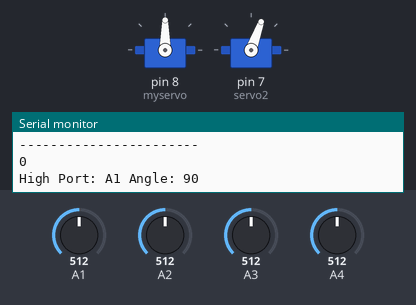
Bench run of a sketch on a simulated Arduino Uno, built with avr-gcc and run on an emulated ATmega328P. On the bench: 2 × servo, the last lines printed to the serial monitor. Inputs (shaded band) come from the test bench; at power-on: A3 = 512, A4 = 512, A1 = 512, A2 = 512.

Above: at 2.2 s.
2.3 s: A3 set to 527
At 4.56 s:
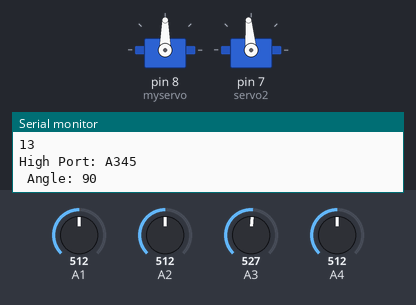
At 5.3 s:
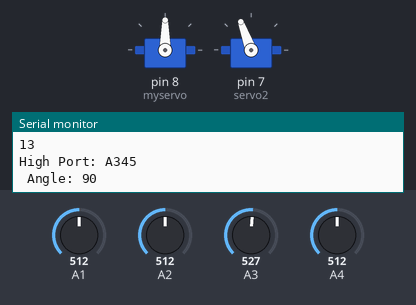
6.3 s: A4 set to 520
10.1 s: A4 set to 528
15.0 s: A1 set to 560
At 18.3 s:
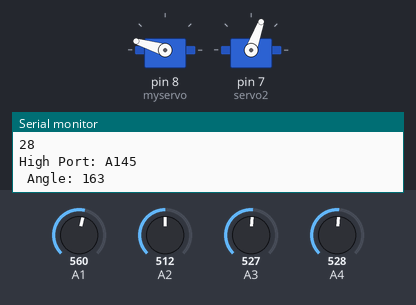
18.8 s: A2 set to 32
22.6 s: A2 set to 27
At 25.9 s:
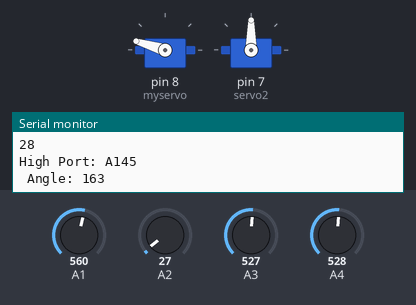
Timing chart, 0 to 27.4 s (numbered marks = the images above; inputs shaded):
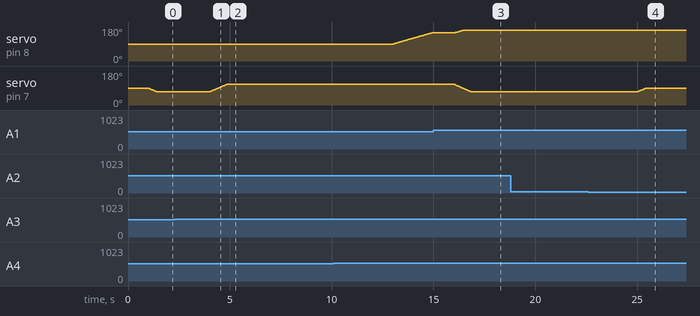

The sketch:

main.ino
```cpp
#include <VarSpeedServo.h>
VarSpeedServo myservo;
VarSpeedServo servo2;

int servospeed = 20;
int servo2speed = 30;

void setup() {
  Serial.begin(9600);
  Serial.println("-----------------------");
  Serial.println("Starting");
  Serial.println(" ");
  Serial.println("-----------------------");
  myservo.attach(8);
  servo2.attach(7);
  myservo.slowmove(90, servospeed);
  servo2.slowmove(90, servo2speed);
  delay(1000);
}

void loop() {

  checkHighest(analogRead(A1), analogRead(A2), analogRead(A3), analogRead(A4));
  delay(3000);
}

int getmax(int x, int y){
    if(x > y){
        return x;
    }else{
        return y;
    }
}

void checkHighest(const int a1,const int a2,const int a3,const int a4){

  int highest = 0;
  int second = 0;

  int firsthigh = getmax(a1, a2);
  int secondhigh = getmax(a3, a4);

  highest = getmax(firsthigh, secondhigh);

  highest == firsthigh ? second = secondhigh : second = firsthigh;

  int angle = 0;

  int diff = highest - second;
  diff *= 0.9;

  if(diff <= 0){
    diff = 0;
  }
  Serial.println(diff);

    servo2.slowmove(90, servo2speed);
  boolean a1turn = false;

  if(highest == a1){
      Serial.print("High Port: A1");
      angle = 90;
      if(second == a2){
        angle = 90;
      }else if(second == a3){
        angle = getRotation(a3, highest, 180, true);
        if(angle > 90){
          angle = 90;
        }
      }else if(second == a4){
        angle = getRotation(a4, highest, 90, true);
        angle += diff;
        if(angle < 90){
          angle = 90;
        }
      }

       a1turn = true;

  }else if(highest == a2){
      Serial.print("High Port: A2");
      angle = 90;

      if(second == a1){
        angle = 90;
      }else if(second == a3){
        angle = getRotation(a3, highest, 90, false);
        if(angle < 90){
          angle = 90;
        }
      }else if(second == a4){
        angle = getRotation(a4, highest, 180, false);
        if(angle > 90){
          angle = 90;
        }
      }
      revRotation(a2,a1);
  }else if(highest == a3){
      Serial.print("High Port: A3");
       angle = 0;

      if(second == a1){
        angle = getRotation(highest, a1, 90, true);
        angle -= diff;
        if(angle > 90){
          angle = 90;
        }
      }else if(second == a2){
        angle = getRotation(highest, a2, 90, false);
        angle -= diff;
        if(angle > 90){
          angle = 90;
        }
      }else if(second == a4){
        angle = 90;
      }


      revRotation(a3,a4);
   }else if(highest == a4){
      Serial.print("High Port: A4");

      angle = 180;

      if(second == a1){
        angle = getRotation(highest, a1, 180, true);

        angle += diff;
        if(angle < 90){
          angle = 90;
        }
      }else if(second == a2){
        angle = getRotation(highest, a2, 180, false);
        angle += diff;
        if(angle < 90){
          angle = 90;
        }
      }else if(second == a3){
        angle = 90;
      }
      revRotation(a4,a3);
  }


  if(a1turn){

    int serv2mv = (90 - intRevRotation(a1, a2));
    if(serv2mv <= 70){
      serv2mv = 70;
    }
    if(serv2mv >= 110){
      serv2mv = 110;
    }

    servo2.slowmove(serv2mv, servo2speed);
  }

  if(angle >= 180){
    angle = 180;
  }
//  if(angle <= 60){
//      angle = 60;
//    }

  Serial.print(" Angle: ");
  Serial.println(angle);
  myservo.slowmove(angle, servospeed);
}


int maxCap = 550;

int getRotation(int lowerDegree, int higherDegree, int degree, boolean flipme){

  if(lowerDegree == higherDegree){
    return degree - 45;
  }


  if(higherDegree > maxCap){
    higherDegree = maxCap;
  }
  if(lowerDegree > maxCap) {
    lowerDegree = maxCap;
  }
  int tempvar =((45 * ((lowerDegree - higherDegree) / maxCap)));

   if(degree == 180 && !flipme){
    tempvar += 45;
   }else if(!flipme){
    tempvar -= 45;
   }else{
    tempvar += 45;
   }

  Serial.println(tempvar);
  tempvar = 90 + tempvar;


  return tempvar;
}

int intRevRotation(int highpin, int mirrorpin){
  if(mirrorpin < 30){
    return 0;
  }
    int diff = highpin - mirrorpin;

  int perc = (((diff)/(highpin)) * 100);

  int rotation = (((perc)/90) * 100);

  if(rotation >= maxCap){
    rotation= 90;
  }

    if(rotation < 110){
    rotation = 110;
  }

  if(rotation < 70){
    rotation = 70;
  }

  return rotation;
}

void revRotation(int highpin, int mirrorpin){
  if(mirrorpin < 30){
    servo2.slowmove(110, servo2speed);
    return;
  }

  int diff = highpin - mirrorpin;

  int perc = (((diff)/(highpin)) * 100);

  int rotation = (((perc)/90) * 100);

  if(rotation >= maxCap){
    rotation= 90;
  }

  if(rotation < 110){
    rotation = 110;
  }

  if(rotation < 70){
    rotation = 70;
  }

  servo2.slowmove(rotation, servo2speed);

}
```

Measured:
- the behaviour switches between 512 and 513 on A3 (found by bisection; images 0 and 1)
- the behaviour switches between 30 and 29 on A2 (found by bisection; images 3 and 4)
- after the input at 2.3 s, servo on pin 7 (servo2): moves from 70° to 110° over 0.84 s, starting after 1.7 s
- after the input at 10.1 s, servo on pin 8 (myservo): moves from 90° to 149° over 1.9 s, starting after 2.9 s
- after the input at 15.0 s, servo on pin 8 (myservo): moves from 149° to 163° over 0.42 s, starting after 1.0 s; servo on pin 7 (servo2): moves from 110° to 70° over 0.82 s, starting after 1.0 s
- after the input at 22.6 s, servo on pin 7 (servo2): moves from 70° to 90° over 0.40 s, starting after 2.4 s
